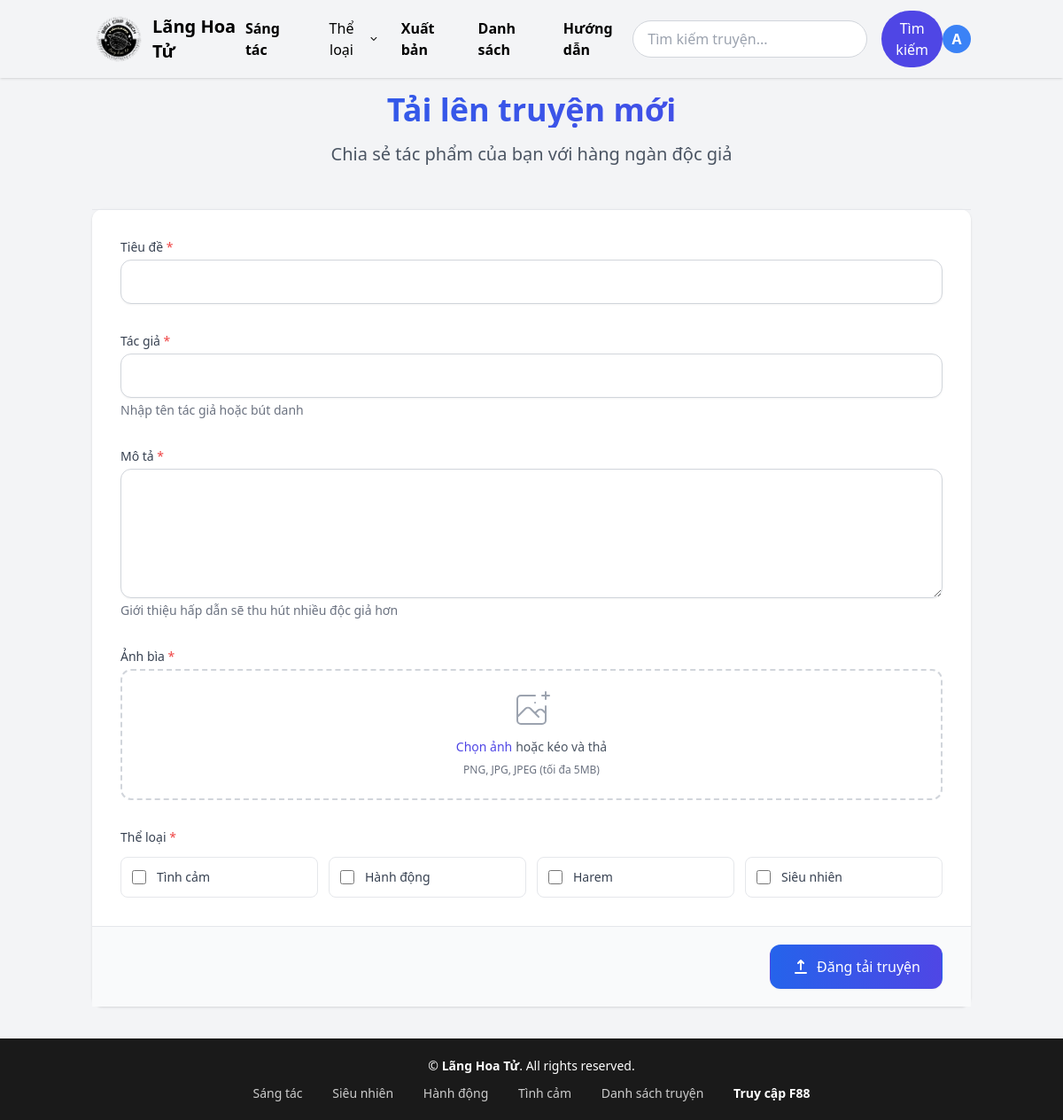
The app's page /uploads/novel/create/ (signed in), older data.
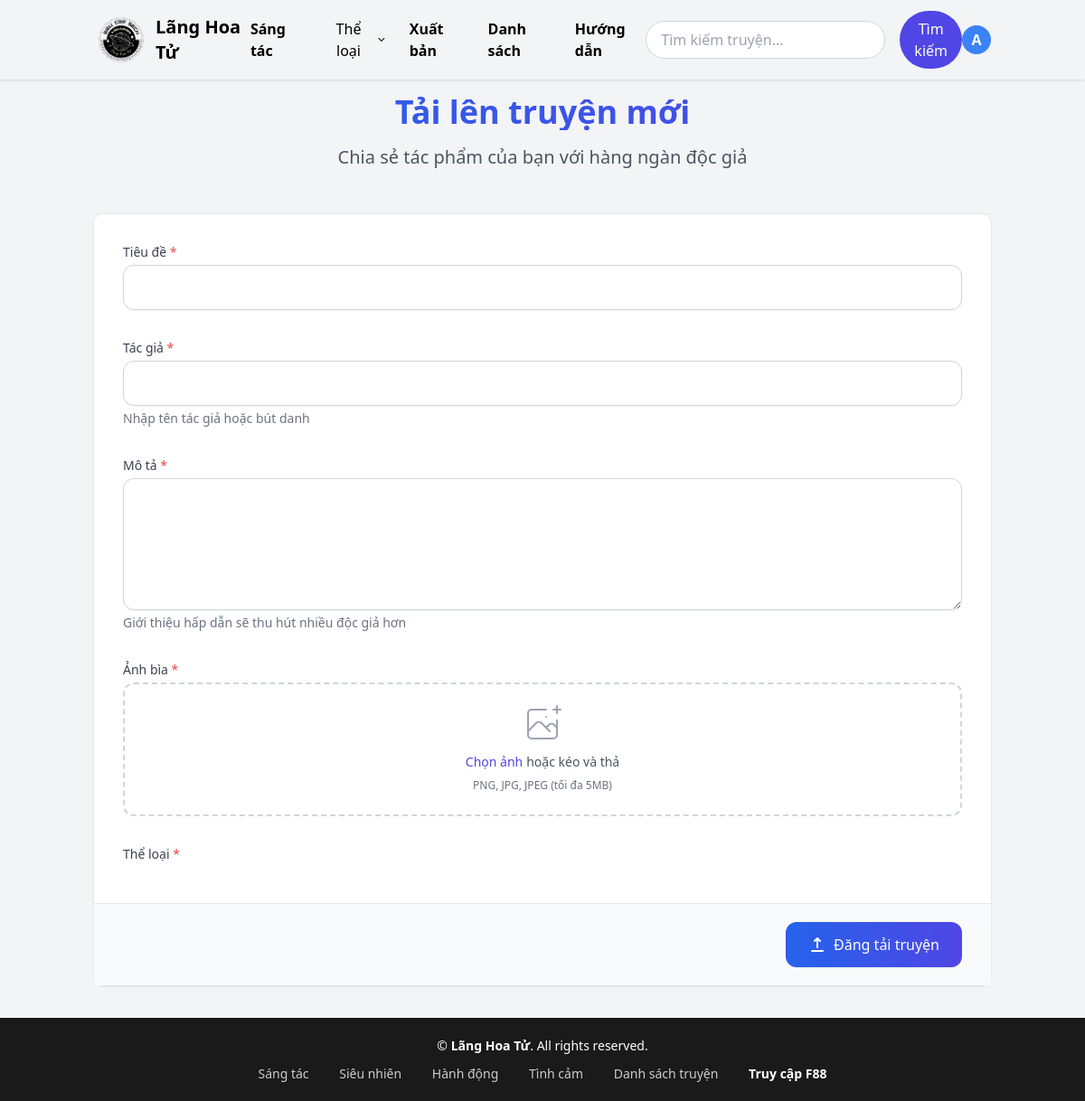
The same page, newer data.
### novels/models.py (models this page shows)
class Genre(models.Model):
    name = models.CharField(max_length=100, unique=True)
    def __str__(self):
        return self.name

### uploads/views.py (the view)
# urls.py: path('novel/create/', views.upload_novel, name='upload_novel'),
@login_required
def upload_novel(request):
    if request.method == 'POST':
        form = NovelUploadForm(request.POST, request.FILES)
        if form.is_valid():
            novel_upload = form.save(commit=False)
            novel_upload.user = request.user
            novel_upload.uploaded_by = request.user  # Cũng set uploaded_by
            novel_upload.save()
            form.save_m2m()
            novel = Novel.objects.create(
                title=novel_upload.title,
                description=novel_upload.description,
                author=novel_upload.author,
                cover_image=novel_upload.cover_image,
                status='ongoing',
                uploaded_by=request.user  # Thêm uploaded_by cho Novel
            )
            novel_upload.novel = novel
            novel_upload.save()
            genres = form.cleaned_data.get('genres', [])
            for genre in genres:
                novel.genres.add(genre)
            messages.success(request, 'Truyện đã được tạo thành công!')
            return redirect('upload_chapter', novel_upload_id=novel_upload.id)
    else:
        form = NovelUploadForm()
    return render(request, 'uploads/upload_novel.html', {'form': form})

### uploads/forms.py (shortened to what this page needs)
class NovelUploadForm(forms.ModelForm):
    genres = forms.ModelMultipleChoiceField(
        queryset=Genre.objects.all(),
        widget=forms.CheckboxSelectMultiple,
        required=False
    )
    class Meta:
        model = NovelUpload
        fields = ['title', 'description', 'author', 'cover_image', 'genres']
        widgets = {
            'description': forms.Textarea(attrs={'rows': 5}),
        }

### novels/context_processors.py (called while the page is built)
def genres_processor(request):
    return {'genres': Genre.objects.all()}

### templates/uploads/upload_novel.html (shortened to what the changed rows need)
{% extends "index.html" %}
{% block content %}
<div class="text-center mb-12">
  <h1 class="text-4xl font-extrabold bg-clip-text text-transparent bg-gradient-to-r from-blue-600 to-indigo-600">
  </h1>
</div>
<form method="post" enctype="multipart/form-data" class="bg-white shadow rounded-xl divide-y divide-gray-200">
<div class="p-8 space-y-8 divide-y divide-gray-100">
  <div class="space-y-8">
    <div class="">
      <div class="grid grid-cols-2 sm:grid-cols-3 md:grid-cols-4 gap-3">
        {% for choice in form.genres %}
        <label class="flex items-center space-x-3 p-3 border border-gray-200 rounded-lg hover:bg-indigo-50 hover:border-indigo-300 transition-all duration-200">
          <input type="checkbox" id="{{ choice.id_for_label }}" name="{{ choice.name }}" value="{{ choice.choice_value }}" class="h-4 w-4 text-indigo-600 border-gray-300 rounded focus:ring-indigo-500">
          <span class="text-sm text-gray-700">{{ choice.choice_label }}</span>
        </label>
        {% endfor %}
      </div>
    </div>
  </div>
</div>
</form> </div> {% endblock %}

Row changes from the older to the newer data that the page shows:
removed Genre: choice_label "Tình cảm"
removed Genre: choice_label "Hành động"
removed Genre: choice_label "Harem"
removed Genre: choice_label "Siêu nhiên"
